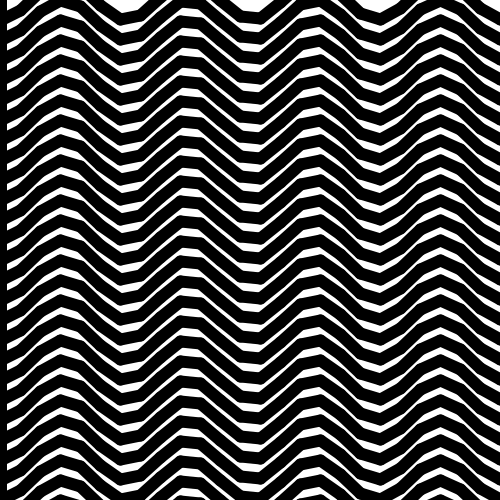
Frame 1 (no input)
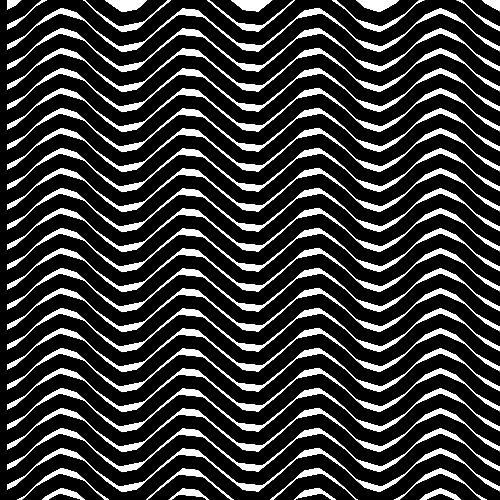
Frame 60 (the mouse pressed at the canvas centre just before this capture)
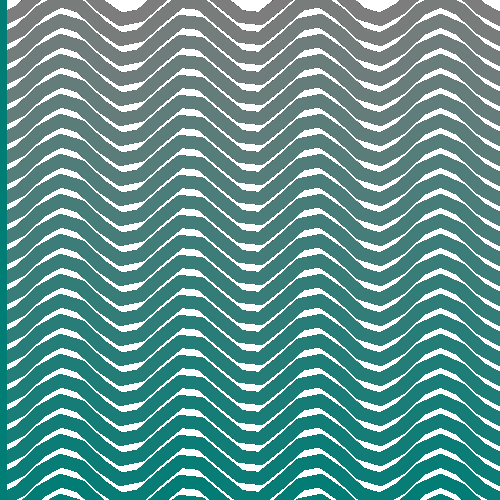
Frame 120 (the mouse held since frame 60 and released just before this capture)

The Processing sketch that drew these frames (run headless with seeded random() and noise(); from frame 60 on, the mouse is pressed at the canvas centre):

// Processing sketch: oscillationColorWaves
// ── oscillationColorWaves.pde
void setup() {
  size(500, 500);
  background(255);
  
  colorMode(HSB);
}

void draw() {
  strokeWeight(12);
  for (int j = 0; j < height/10; j++) {
    stroke(mouseX/2, j*10, mouseY/2);
    float lastX = 0;
    float lastY = 0;
    for (int i = 0; i < width/10; i++) {
      float x = i*width/25;
      float y = (cos(i)*20)+j*20;
      line(x, y, lastX, lastY);
      lastX = x;
      lastY = y;
    }
  }
}
